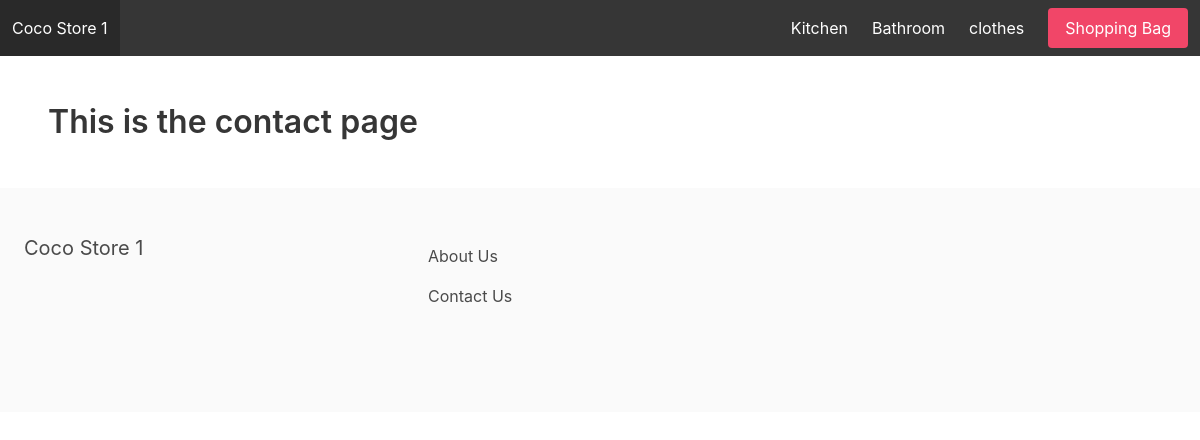
Page /contact/ on the committed database.
### shop/models.py (models this page shows, shortened)
class Category(models.Model):
    title = models.CharField(max_length=254)
    slug = models.SlugField(max_length=254)
    ordering = models.IntegerField(default=0)
    class Meta:
        verbose_name_plural = 'Categories'
        ordering = ('ordering',)

### home/views.py (the view)
# urls.py: path('contact/', contact, name='contact'),
def contact(request):
    return render(request, 'home/contact.html')

### shop/context_processors.py (called while the page is built)
def categories_menu(request):
    categories = Category.objects.all()
    return {'categories_menu': categories}

### home/templates/home/contact.html (shortened to what this page needs)
{% extends 'home/base.html' %}
{% block content %}
    <h1 class="title">This is the contact page</h1>
{% endblock%}

### home/templates/home/base.html (shortened to what this page needs)
<!DOCTYPE html>
<html>
	<head>
		<link rel="stylesheet" href="https://cdn.jsdelivr.net/npm/bulma@0.9.0/css/bulma.min.css">
		<link rel="stylesheet" href="#">
	</head>
	<body>
		<nav class="navbar is-dark "">
			<div class="navbar-brand">
				<a class="navbar-item" href="{% url 'homepage' %}">Coco Store 1</a>
			</div>
			<div id="main-navbar" class="navbar-menu"">
				<div class="navbar-end">
					{% for category in categories_menu %}
					<a href="{% url 'detail_categories' category.slug %}" class="navbar-item">{{ category.title }}</a>
					{% endfor %}
					<div class="navbar-item">
					<a href="{% url 'bag' %}" class="button is-danger">Shopping Bag</a>
					</div>
				</div>
			</div>
    </nav>
 <section class="section">
{% block content %}
 {% endblock %}
</section>
<footer class="footer">
	<div class="columns">
		<div class="column is-4">
			<h2 class="subtitle">Coco Store 1</h2>
		</div>
		<div class="column is-4">
			<a href="{% url 'about' %}" class="navbar-item">About Us</a>
			<a href="{% url 'contact' %}" class="navbar-item">Contact Us</a>
		</div>
	</div>
</footer>
</body>
</html>

### rows in the picture
Category: title "Kitchen"
Category: title "Bathroom"
Category: title "clothes"
